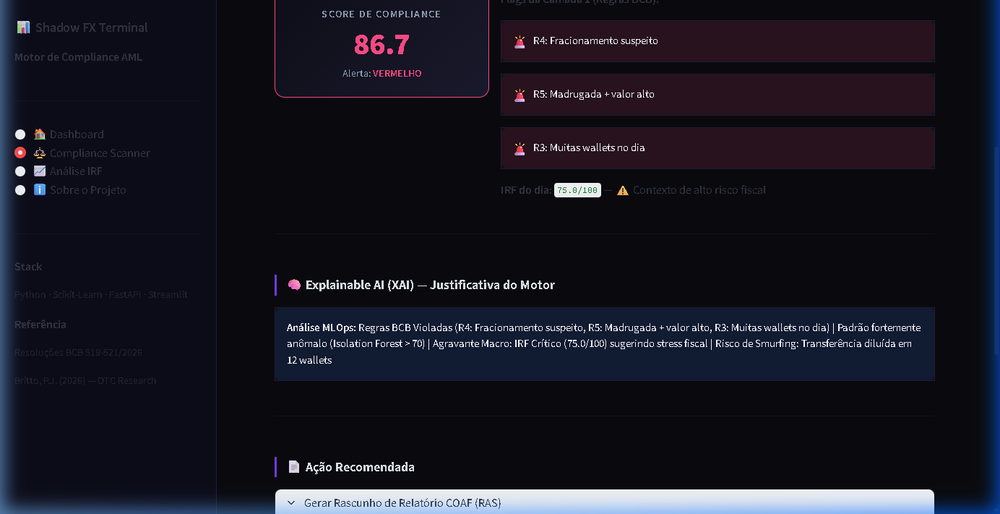
#> input picture reports/streamlit_scanner_red.png, 1000 x 514 px, shrunk from 1384 x 711 before the run, found by its file name
$ python crop_screenshots.py
#> lines starting #> are read from the running program, lines starting #| are printed output that depends on the picture
import os
from PIL import Image

def crop_white_header(image_path, crop_height=60):
#> called with image_path = 'reports/streamlit_scanner_red.png', crop_height = 60
    if not os.path.exists(image_path):
        print(f"File not found: {image_path}")
        return False

    try:
        with Image.open(image_path) as img:
#> img is the input picture: PIL image 1000x514 RGB; mean R, G, B 24.6, 24.4, 35
            width, height = img.size
#> width = 1000; height = 514
            # Crop the top 'crop_height' pixels
            cropped_img = img.crop((0, crop_height, width, height))
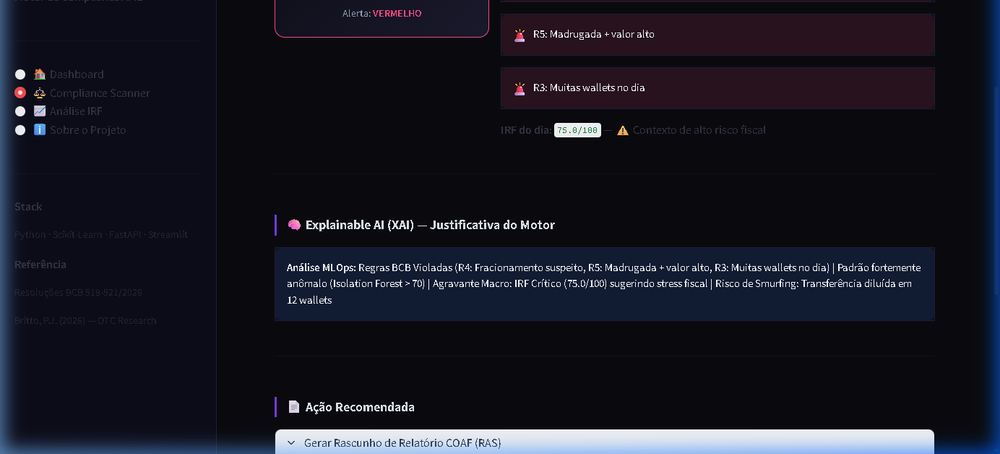
#> cropped_img: PIL image 1000x454 RGB; mean R, G, B 24.5, 25.1, 35.6
            cropped_img.save(image_path)
            print(f"Successfully cropped top {crop_height}px from {image_path}")
            return True
    except Exception as e:
        print(f"Error processing {image_path}: {e}")
        return False

if __name__ == "__main__":
    reports_dir = "reports"
    screenshots = [
        "streamlit_scanner_red.png",
        "streamlit_scanner_red_coaf.png",
        "streamlit_scanner_green.png"
    ]

    for filename in screenshots:
        path = os.path.join(reports_dir, filename)
        crop_white_header(path, crop_height=60)
#> pass 2 of the loop `for filename in screenshots:`:
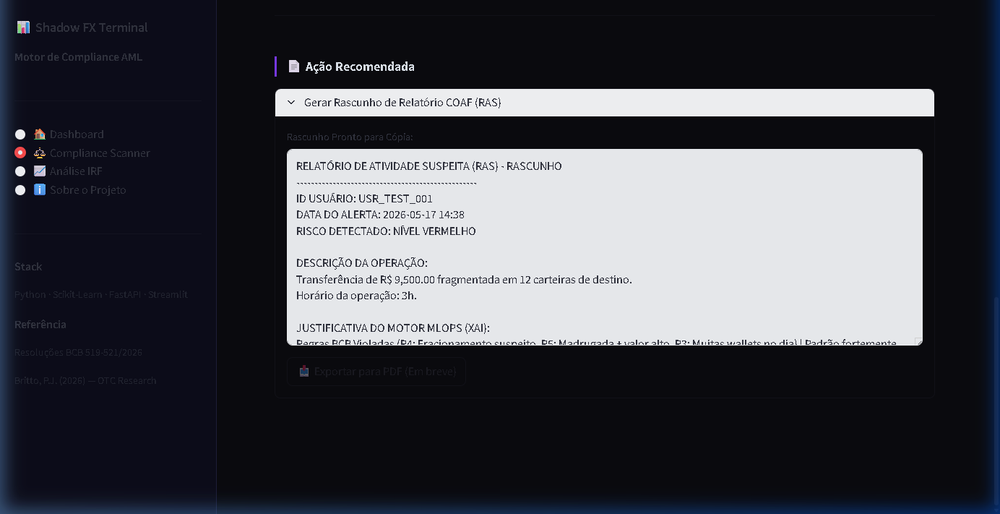
#> input picture reports/streamlit_scanner_red_coaf.png, 1000 x 514 px, shrunk from 1384 x 711 before the run, found by its file name
#> in crop_white_header, img is the input picture: PIL image 1000x514 RGB; mean R, G, B 71.1, 72.4, 79.3
#> in crop_white_header (call 2), `cropped_img = img.crop((0, crop_height, width, height))`:
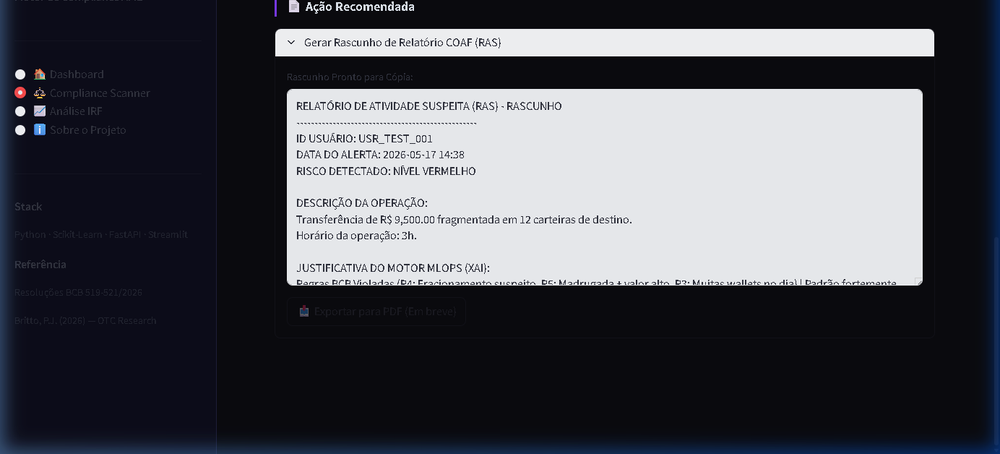
#> cropped_img: PIL image 1000x454 RGB; mean R, G, B 78.9, 80.4, 87.3
#> pass 3 of the loop `for filename in screenshots:`:
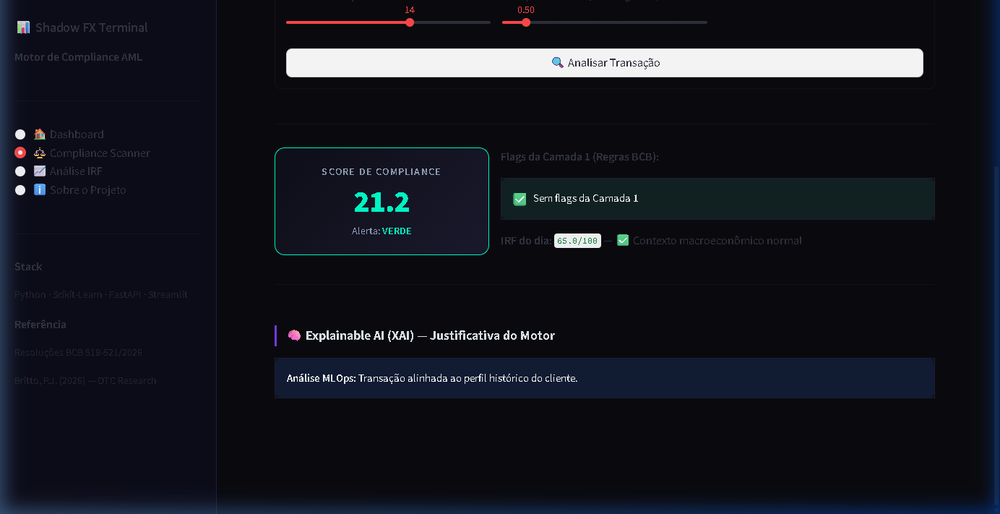
#> input picture reports/streamlit_scanner_green.png, 1000 x 514 px, shrunk from 1384 x 711 before the run, found by its file name
#> in crop_white_header, img is the input picture: PIL image 1000x514 RGB; mean R, G, B 22.2, 24.3, 32.4
#> in crop_white_header (call 3), `cropped_img = img.crop((0, crop_height, width, height))`:
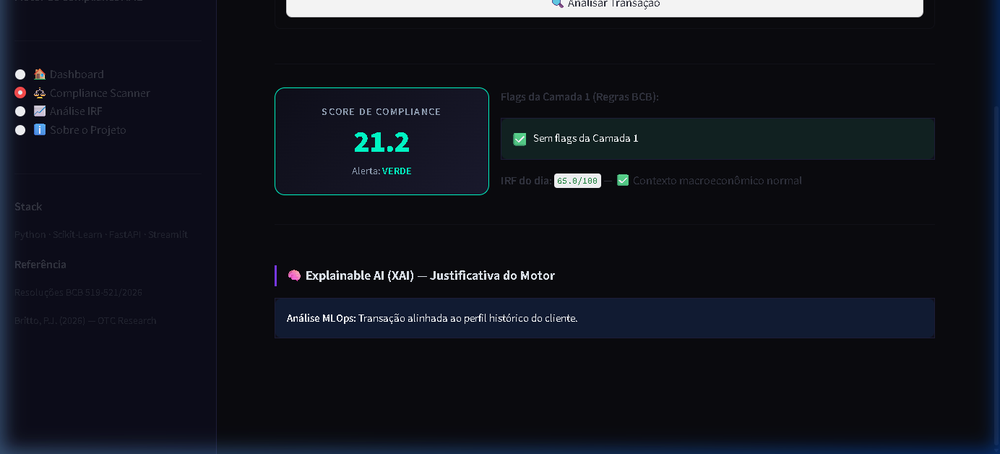
#> cropped_img: PIL image 1000x454 RGB; mean R, G, B 19.5, 22.1, 30.4
